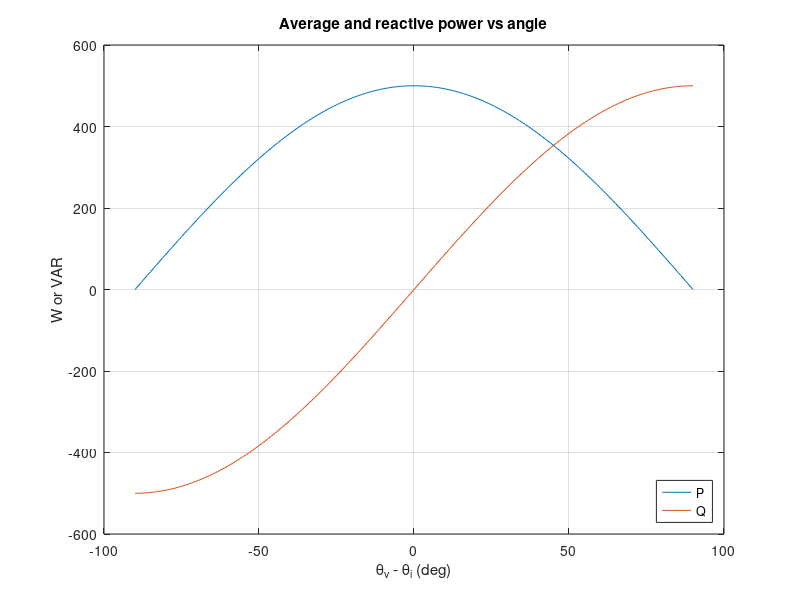

This figure's MATLAB source:
% Circuits 1 — Average and Reactive Power
%title: Average and Reactive Power
%ar-title: القدرة المتوسطة والردية
%lesson: c1-power-2
%course: circuits-1

%% The example
%ar: P = (VmIm/2) cos θ و Q = (VmIm/2) sin θ، حيث θ = θv − θi. Q موجبة: حمل حثي.
Vm = 200; Im = 5; th = 30 - (-15);
P = Vm*Im/2*cosd(th); Q = Vm*Im/2*sind(th);
fprintf('theta = %g deg, P = %.1f W, Q = %.1f VAR\n', th, P, Q)

%% P and Q as the angle changes
%ar: من θ = −90° (مكثف خالص) إلى +90° (ملف خالص): P أكبر عند 0° (مقاومة)، و Q تغيّر إشارتها.
th = -90:1:90;
plot(th, Vm*Im/2*cosd(th), th, Vm*Im/2*sind(th)); grid on; xlabel('\theta_v - \theta_i (deg)'); ylabel('W or VAR')
legend('P', 'Q', 'Location', 'southeast'); title('Average and reactive power vs angle')

%%! Project idea: classify loads automatically
%ar: مشروع: من قياسات v و i (السعة والطور) لعدة أحمال، اطبع P و Q ونوع كل حمل.
loads = [200 5 30 -15; 200 5 0 0; 200 5 0 60];
for k = 1:size(loads, 1)
    a = loads(k,3) - loads(k,4); p = loads(k,1)*loads(k,2)/2*cosd(a); q = loads(k,1)*loads(k,2)/2*sind(a);
    if q > 1e-9, ty = 'inductive'; elseif q < -1e-9, ty = 'capacitive'; else, ty = 'resistive'; end
    fprintf('load %d: P = %7.1f W, Q = %7.1f VAR -> %s\n', k, p, q, ty)
end
